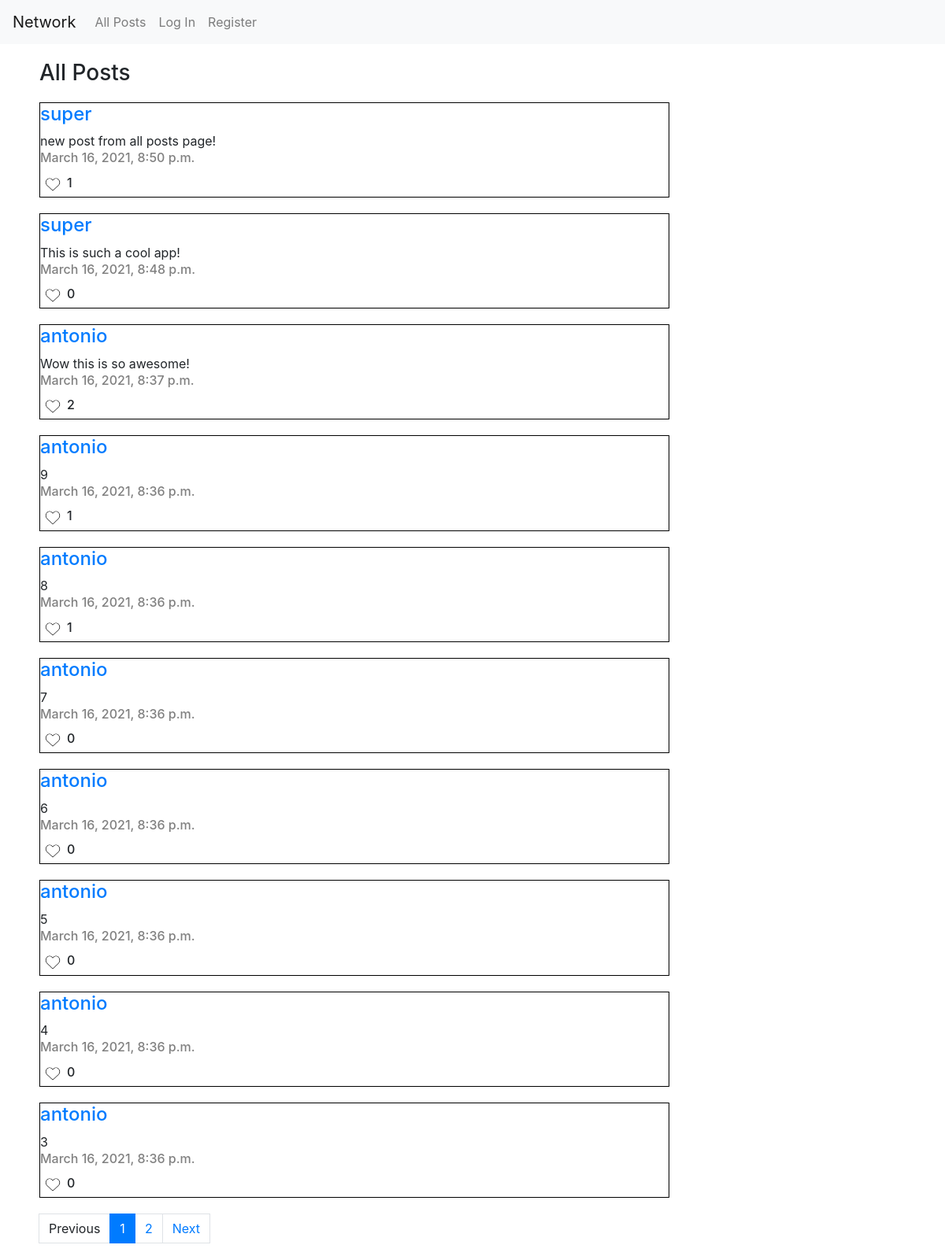
The page / on the database its author committed.
### network/models.py (models this page shows, shortened)
class Post(models.Model):
    user_id = models.ForeignKey(User, on_delete=models.CASCADE)
    post_content = models.TextField(max_length=200)
    post_time = models.DateTimeField(auto_now=True)

class User(AbstractUser):
    pass

### network/views.py (the view)
# urls.py: path("", views.index, name="index"),
def index(request):
        if request.method == "POST":
            if not request.user.is_authenticated:
                return HttpResponseRedirect(reverse("register"))
            content = request.POST["content"]
            print(content)
            Post.objects.create(post_content=content, user_id=request.user)
            return HttpResponseRedirect(reverse("index"))
        else:
            posts_list = Post.objects.all().order_by('-post_time')
            paginator = Paginator(posts_list, 10)
            try:
                page = request.GET.get('page', '1')
            except:
                page = 1
            try:
                posts = paginator.page(page)
            except:
                posts = paginator.page(paginator.num_pages)
            if request.user.is_authenticated:
                username = User.objects.get(username=request.user).username
                likes_dict = {}
                if not posts:
                    return render(request, "network/index.html", {
                    "username":username,
                })
                for post in posts:
                    likes = int(Like.objects.filter(post_id=post.id).count())
                    likes_minus = int(Like.objects.filter(post_id=post.id).count()) -1
                    if likes_minus <= 0:
                        likes_minus = 0
                    likes_plus = int(Like.objects.filter(post_id=post.id).count()) +1
                    likers = Like.objects.filter(post_id=post.id)
                    likers_list = []
                    for liker in likers:
                        likers_list.append(liker.liker_id)
                    post_id = post.id
                    likes_dict[post_id] = (likes, likers_list, likes_minus, likes_plus)
                return render(request, "network/index.html", {
                    "posts":posts,
                    "likes":likes,
                    "username":username,
                    "likes_dict":likes_dict
                })
            else:
                posts_list = Post.objects.all().order_by('-post_time')
                paginator = Paginator(posts_list, 10)
                try:
                    page = request.GET.get('page', '1')
                except:
                    page = 1
                try:
                    posts = paginator.page(page)
                except:
                    posts = paginator.page(paginator.num_pages)
                likes_dict = {}
                for post in posts:
                    likes = Like.objects.filter(post_id=post.id).count()
                    likes_minus = int(Like.objects.filter(post_id=post.id).count()) -1
                    if likes_minus <= 0:
                        likes_minus = 0
                    likes_plus = int(Like.objects.filter(post_id=post.id).count()) +1
                    likers = Like.objects.filter(post_id=post.id)
                    likers_list = []
                    for liker in likers:
                        likers_list.append(liker.liker_id)
                    post_id = post.id
                    likes_dict[post_id] = (likes, likers_list, likes_minus, likes_plus)
                return render(request, "network/index.html", {
                    "posts":posts,
                    "likes":likes,
                    "likes_dict":likes_dict
                })

### network/templates/network/index.html (shortened to what this page needs)
{% extends "network/layout.html" %}
{% block body %}
    <h3 style="margin-top: 20px; margin-left: 50px; max-width: 800px;">All Posts</h3>
    {% for post in posts.object_list %}
    <div class="flex-container" id="post_block{{post.id}}" style="border: 1px solid black; text-align: left; margin-top: 20px; margin-left: 50px; max-width: 800px;">
        <div>
            <a href="/profile/{{ post.user_id }}"><h4 id="post_creator">{{ post.user_id }}</h4></a>
            <div id=content{{post.id}}>
                {{ post.post_content }}
            </div>
            <h6 style="color: gray;">{{ post.post_time }}</h6>
        </div>
        {% for key, value in likes_dict.items %}
            {% if key == post.id and request.user in value.1 %}
                <div id="like-view{{ post.id }}">
                    <button type="submit" data-postid="{{ post.id }}" class="remove_like" id="remove_like{{ post.id }}" style="background-color: white; border: none;"><span style="display: inline-block;"><img src="static/network/media/likeheartfull.png" style="max-width: 20px;"></span></button><span style="display: inline-block;"><h6 class="amount">{{ value.0 }}</h6></span>
                </div>
                <div style="display: none;" id="no-like-view{{ post.id }}">
                    <button type="submit" data-postid="{{ post.id }}" class="add_like" id="add_like{{ post.id }}" style="background-color: white; border: none;"><span style="display: inline-block;"><img src=static/network/media/likeheart.png alt="Heart-Shaped Like Button" style="max-width: 30px; margin-left: -5px; margin-bottom: 3px; margin-top: 5px; "/></span></button><span style="display: inline-block; margin-left: -3px;"><h6 class="amount">{{ value.2 }}</h6></span>
                </div>
            {% elif key == post.id and request.user not in value.1 %}
                <div id="no-like-view{{ post.id }}">
                    <button type="submit" data-postid="{{ post.id }}" class="add_like" id="add_like{{ post.id }}" style="background-color: white; border: none;"><span style="display: inline-block;"><img src=static/network/media/likeheart.png alt="Heart-Shaped Like Button" style="max-width: 30px; margin-left: -5px; margin-bottom: 3px; margin-top: 5px; "/></span></button><span style="display: inline-block; margin-left: -3px;"><h6 class="amount">{{ value.0 }}</h6></span>
                </div>
            {% endif %}
        {% endfor %}
    </div>
    {% endfor %}
    <div style="margin-top: 20px; margin-left: 50px;" class="pagination">
        <nav aria-label="Page navigation example">
            <ul class="pagination">
                    {% if posts.has_previous %}
                        <li class="page-item>"><a class="page-link" href="?page={{ posts.previous_page_number }}">Previous</a></li>
                    {% else %}
                        <li class="page-item>"><a class="page-link" aria-disabled="true">Previous</a></li>
                    {% endif %}
                    {% for pg in posts.paginator.page_range %}
                        {% if posts.number == pg %}
                        <li class="page-item active" aria-current="page"><a class="page-link" href="?page={{ pg }}">{{ pg}}</a></li>
                        {% else %}
                            <li class="page-item"><a class="page-link" href="?page={{ pg}}">{{ pg }}</a></li>
                        {% endif %}
                    {% endfor %}
                    {% if posts.has_next %}
                    <li class="page-item>"><a class="page-link" href="?page={{ posts.next_page_number }}">Next</a></li>
                    {% else %}
                    <li class="page-item>"><a class="page-link">Next</a></li>
                    {% endif %}
            </ul>
        </nav>
    </div>
{% endblock %}

### network/templates/network/layout.html (shortened to what this page needs)
{% load static %}
<!DOCTYPE html>
<html lang="en">
    <head>
        <link rel="stylesheet" href="https://stackpath.bootstrapcdn.com/bootstrap/4.4.1/css/bootstrap.min.css">
        <link href="{% static 'network/styles.css' %}" rel="stylesheet">
    </head>
    <body>
        <nav class="navbar navbar-expand-lg navbar-light bg-light">
            <a class="navbar-brand" href="/">Network</a>
            <div>
              <ul class="navbar-nav mr-auto">
                <li class="nav-item">
                  <a class="nav-link" href="{% url 'index' %}">All Posts</a>
                </li>
                {% if user.is_authenticated %}
                    <li class="nav-item">
                        <a class="nav-link" href="{% url 'following' %}">Following</a>
                    </li>
                    <li class="nav-item">
                        <a class="nav-link" href="{% url 'logout' %}">Log Out</a>
                    </li>
                {% else %}
                    <li class="nav-item">
                        <a class="nav-link" href="{% url 'login' %}">Log In</a>
                    </li>
                    <li class="nav-item">
                        <a class="nav-link" href="{% url 'register' %}">Register</a>
                    </li>
                {% endif %}
              </ul>
            </div>
          </nav>
        <div class="body">
            {% block body %}
            {% endblock %}
        </div>
    </body>
</html>

### rows shown on the page
Post: user_id "super", post_content "new post from all posts page!", post_time "March 16, 2021, 8:50 p.m.", value "1"
Post: user_id "super", post_content "This is such a cool app!", post_time "March 16, 2021, 8:48 p.m.", value "0"
Post: user_id "antonio", post_content "Wow this is so awesome!", post_time "March 16, 2021, 8:37 p.m.", value "2"
Post: user_id "antonio", post_content "9", post_time "March 16, 2021, 8:36 p.m.", value "1"
Post: user_id "antonio", post_content "8", post_time "March 16, 2021, 8:36 p.m.", value "1"
Post: user_id "antonio", post_content "7", post_time "March 16, 2021, 8:36 p.m.", value "0"
Post: user_id "antonio", post_content "6", post_time "March 16, 2021, 8:36 p.m.", value "0"
Post: user_id "antonio", post_content "5", post_time "March 16, 2021, 8:36 p.m.", value "0"
Post: user_id "antonio", post_content "4", post_time "March 16, 2021, 8:36 p.m.", value "0"
Post: user_id "antonio", post_content "3", post_time "March 16, 2021, 8:36 p.m.", value "0"

### other values the page prints
{{ pg }} "1"
{{ pg }} "2"
